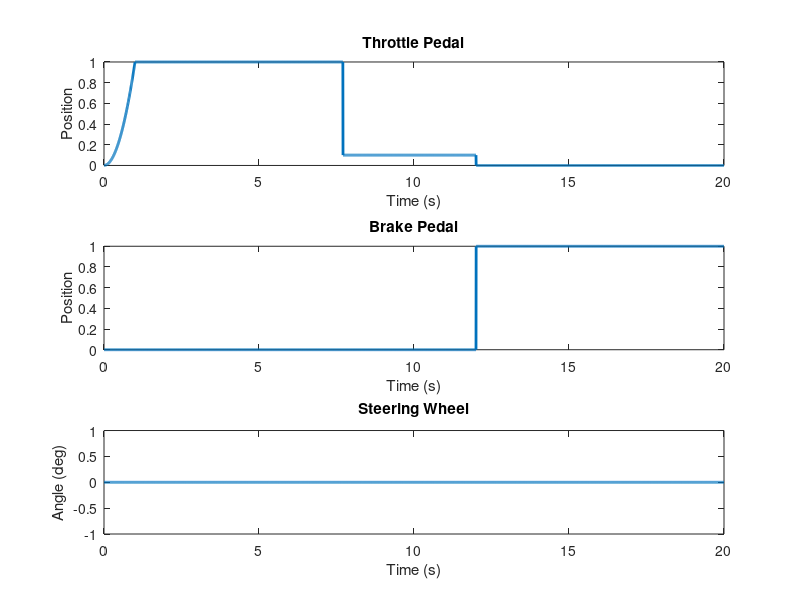

Write MATLAB code to recreate this figure.
% ************************ INITIAL CONFIG SCRIPT ************************ %
% This script defines:                                                    %
% 1. Sampling period of the inputs to simulation and the controller.      %
% 2. Multiple model parameters.                                           %
% 3. Surface definition. Coefficients of fricition for the wheels         %
%    Two options:                                                         %
%    a. Fixed (constant) value for each wheel                             %
%    b. Enhanced split-mu                                                 %
% 4. The maneuver to be carried out by a ficticious driver, based on      %
%    throttle, brake and steering inputs.                                 %
% *********************************************************************** %

% *************+*********** MANEUVER DESCRIPTION ************************ %
% Panic brake apply at 70km/h                                             %
% No steering correction                                                  %
% Homogenous high-mu (0.9)                                                %
% *********************************************************************** %

% Close open windows, clear workspace and clean command window
close all;
clear;
clc;

% SAMPLING PERIOD (TIME STEP)
dT = 0.005;                     % (seconds)

% MODEL PARAMETERS
P_SteeringMax        = 20;      % Maximum wheel angle (deg)
P_SteeringRatio      = 7;       % Steering wheel : Wheel's steering angle
P_TorqueMax          = 600;     % Maximum axle torque (N*m)
P_BrakePressureMax   = 120;     % Maximum brake pressure (bar)
P_ABSPressureRateMax = 1200;    % Maximum ABS pressure rate (bar/s)
P_PedalTravelRateMax = 5;       % Maximum pedal travel rate (1/s)


% ************************** SURFACE DEFINITION ************************* %
% FIXED friction coefficients [mu_FL; mu_FR; mu_RL; mu_RR]
Mu = ones(4,1).*0.9;            % Homogenous high-mu
% Mu = [0.91 0.85 0.93 0.88]';    % Quasi-homogenous high-mu
% Mu = [0.9 0.6 0.9 0.6]';        % Fixed split-mu

% ENHANCED SPILT-MU FUNCTION 
% Coeffiecients of friction of the surfaces
MuSplit = [0.4 0.9]';           % [Left Right]

% Function parameters
P_SplitMu_On           = true;  % Enhanced Split-mu function switch
P_SplitMuOnlyAtBraking = true; % Enhanced Split-mu only at braking switch
                                % TRUE: Fixed Mu is used prior to braking
P_RefLine4SplitMue     = 60;    % Global X or Y coordinate (m)
P_RefLineIsX           = true;  % Switch between X or Y split-mu
P_RefLine_On           = true;  % Show a reference line in the XY PLOTTER
                                % to indicate the split-mu division
                                % Details in 'Main/Visualization/RefLine'

% ************************ SURFACE DEFINITION - END ********************* %



% ************************* MANEUVER DEFINITION ************************* %
% Maneuver's duration (not to be confused with Simulink's Stop-Time)
Tf = 20;

% Define Time column vector
t  = 0:dT:Tf;
t  = t';

% % Define pedals behavior over time
% % t - time (s)
% % k - position in vector corresponding to time t
% Throttle ramp up (from time 0 to t_RampUp)
t_RampUp = 1;
k_RampUp = t_RampUp/dT + 1;
% Wide Open Throttle (from time t_RampUp to t_WOT)
t_WOT = 6.7;
k_WOT = k_RampUp + t_WOT/dT +1;
% Brake apply (from time t_Brake to Tf)
t_Brake = 12;
k_Brake = t_Brake/dT + 1;
% % END of pedals behavior over time definition

% Define and build column vectors of throttle and brake pedals positions 
ThrPos = zeros(length(t),1);
BrkPos = zeros(length(t),1);
% Throttle
ThrPos(1:k_RampUp) = t(1:k_RampUp).^2 / (t_RampUp^2);
ThrPos(k_RampUp+1:k_WOT) = 1;
ThrPos(k_WOT+1:k_Brake) = 0.1;
% Brake
BrkPos(k_Brake+1:end) = 1;


% % Define steering over time
t_SteerInit = 6;
t_SteerStop = 11;
k_SteerInit = t_SteerInit/dT + 1;
k_SteerStop = t_SteerStop/dT + 1;
% Define and build column vector of steering wheel inputs
StrPos = zeros(length(t),1);
% Steering wheel input (comment lines below to have a constant input of 0)
% temp = linspace(0, 2*pi , (k_SteerStop-k_SteerInit)+1)';
% StrPos(k_SteerInit:k_SteerStop) = 7 * sin(temp);


% Build data for Simulink
Drv_ThrPedal = [t ThrPos];
Drv_BrkPedal = [t BrkPos];
Drv_Steering = [t StrPos];
% ********************** MANEUVER DEFINITION - END ********************** %


% **************************** PLOT MANEUVER **************************** %
figure;
% Plot Throttle
subplot(3,1,1);
plot(t,ThrPos, 'Linewidth', 2);
ylim([0 1]);
title('Throttle Pedal');
xlabel('Time (s)');
ylabel('Position');
% Plot Brake
subplot(3,1,2);
plot(t,BrkPos, 'Linewidth', 2);
ylim([0 1]);
xlabel('Time (s)');
ylabel('Position');
title('Brake Pedal');
% Plot Steering
subplot(3,1,3);
plot(t,StrPos, 'Linewidth', 2);
title('Steering Wheel');
xlabel('Time (s)');
ylabel('Angle (deg)');
% ************************* PLOT MANEUVER - END ************************* %
